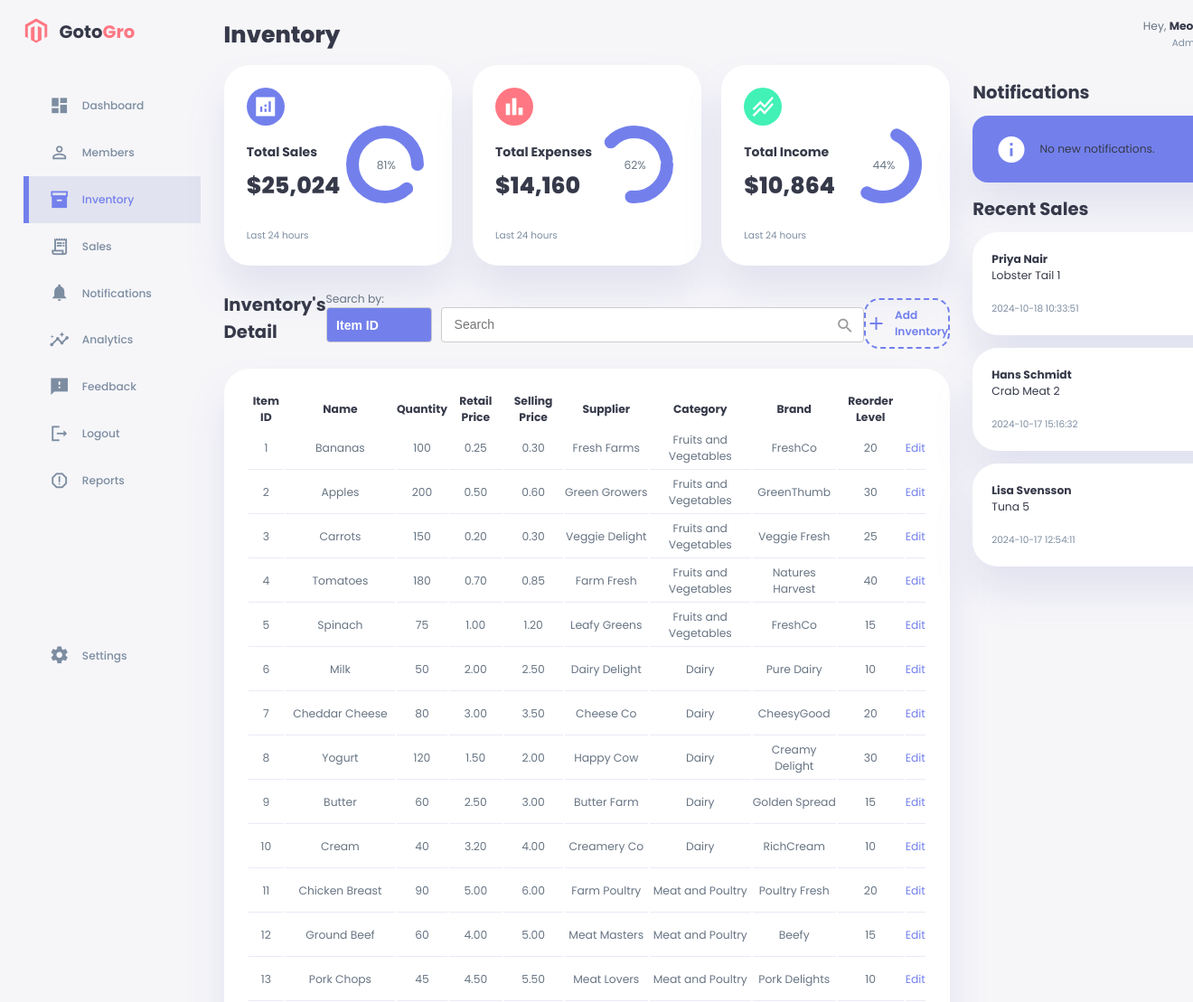
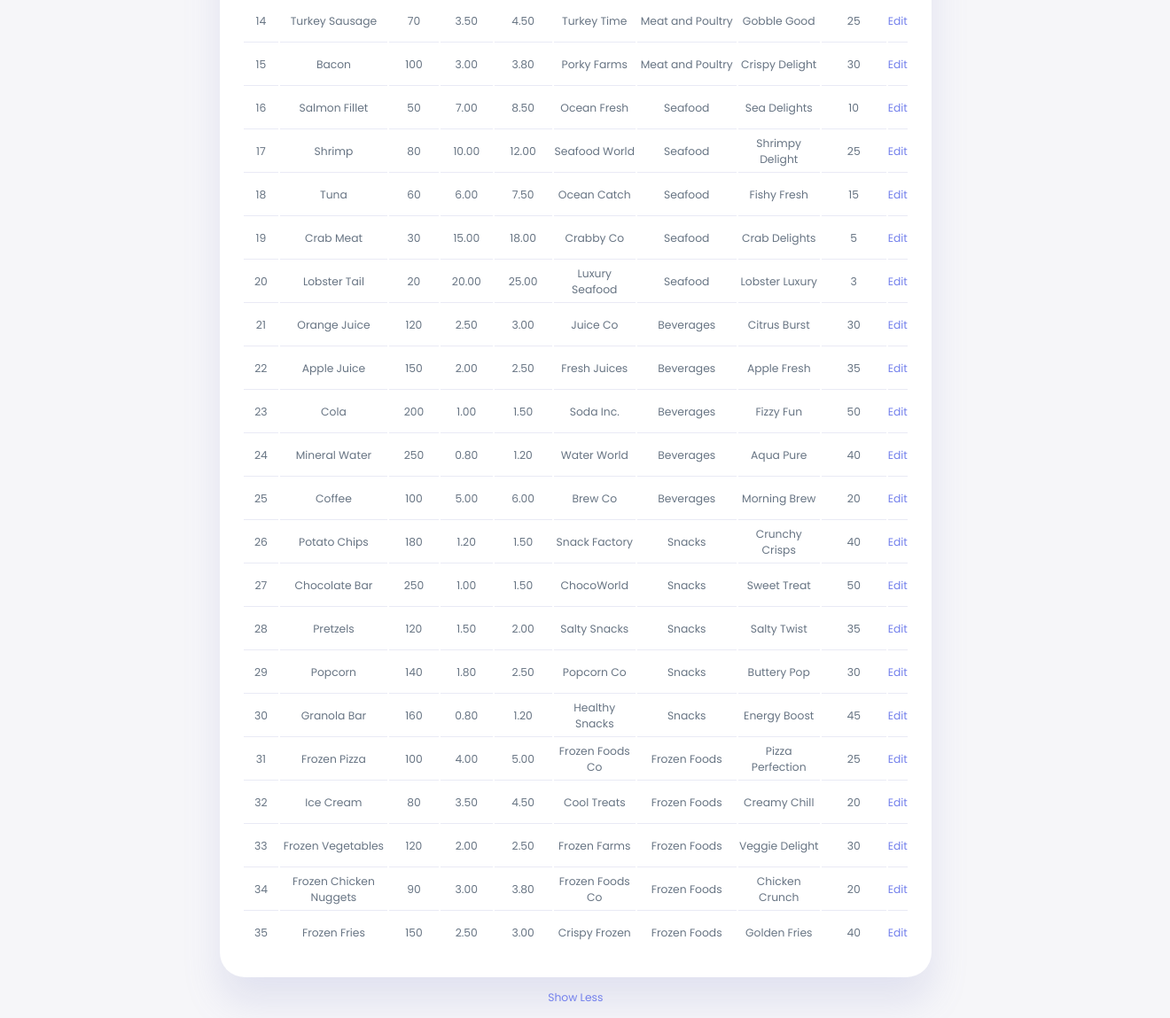
Page /inventory.php?show=all on the committed database (2 pictures, top to bottom).
### tables this page shows
CREATE TABLE IF NOT EXISTS inventory (
    Item_ID INT(5) NOT NULL AUTO_INCREMENT PRIMARY KEY,
    Name VARCHAR(100) NOT NULL,
    Quantity INT(5) NOT NULL,
    Retail_Price DECIMAL(10, 2) NOT NULL,
    Selling_Price DECIMAL(10, 2) NOT NULL,
    Supplier VARCHAR(100) NOT NULL,
    Category VARCHAR(50) NOT NULL,
    Brand VARCHAR(50) NOT NULL,
    Reorder_Level INT(5) NOT NULL
);

CREATE TABLE IF NOT EXISTS sales (
    Sales_ID INT(5) NOT NULL AUTO_INCREMENT PRIMARY KEY,
    Member_ID INT(5) NOT NULL, 
    Item_ID INT(5) NOT NULL,
    Quantity INT(5) NOT NULL,
    Price_per_Unit DECIMAL(10, 2) NOT NULL,
    Total_Price DECIMAL(10, 2) GENERATED ALWAYS AS (Quantity * Price_per_Unit) STORED,
    Sale_Date TIMESTAMP DEFAULT CURRENT_TIMESTAMP NOT NULL,
    Payment_Method VARCHAR(50) NOT NULL,
    Staff_ID INT(5) NOT NULL,
    FOREIGN KEY (Member_ID) REFERENCES members(Member_ID),
    FOREIGN KEY (Item_ID) REFERENCES inventory(Item_ID)
);

CREATE TABLE IF NOT EXISTS members (
	Member_ID INT(5) NOT NULL AUTO_INCREMENT PRIMARY KEY,
	Full_Name VARCHAR(50) NOT NULL,
	Email_Address VARCHAR(50) NOT NULL,
	Phone_Number VARCHAR(12) NOT NULL,
	DOB VARCHAR(10) NOT NULL,
	Gender VARCHAR(7) NOT NULL,
	Street_Address VARCHAR(50) NOT NULL,
	Country VARCHAR(50) NOT NULL,
	City VARCHAR(50) NOT NULL,
	Postal_Code INT(5) NOT NULL
);

### inventory.php (the view, shortened to what this page needs)
<?php
require_once('settings.php');
$conn = new mysqli($host, $user, $pwd, $sql_db);
$limit = 10;
if (isset($_GET['show']) && $_GET['show'] === 'all') {
    $sql = "SELECT * FROM inventory";
    $show_all = true;
} else {
    $sql = "SELECT * FROM inventory LIMIT $limit";
    $show_all = false;
}
$result = $conn->query($sql);
$sql_count = "SELECT COUNT(*) AS total FROM inventory";
$count_result = $conn->query($sql_count);
$row_count = $count_result->fetch_assoc();
$total_inventory = $row_count['total'];
$query2 = "SELECT noti, created_at, notification_type FROM notifications WHERE is_read = 0 ORDER BY created_at DESC LIMIT 3";
$result2 = mysqli_query($conn, $query2);
$salesQuery = "SELECT members.Member_ID, members.Full_Name, inventory.Item_ID, inventory.Name, sales.Quantity, sales.Sale_Date, sales.Sales_ID
               FROM sales
               JOIN members ON sales.Member_ID = members.Member_ID
               JOIN inventory ON sales.Item_ID = inventory.Item_ID
               ORDER BY Sale_Date DESC LIMIT 3";
$salesResult = $conn->query($salesQuery);
?>
<!DOCTYPE html>
<html lang="en">
<head>
    <link rel="stylesheet" href="./style.css" />
    <link rel="stylesheet" href="./inventory.css" />
    <link rel="stylesheet" href="./inventoryform.css" />
</head>
<body>
    <div class="container">
        <aside>
            <div class="top">
                <div class="logo">
                    <img src="./images/logo.png" alt="Logo" />
                    <h2>Goto<span class="danger">Gro</span></h2>
                </div>
            </div>
            <div class="sidebar">
                <a href="index.php">
                    <span class="material-icons-sharp"> dashboard </span>
                    <h3>Dashboard</h3>
                </a>
                <a href="members.php">
                    <span class="material-icons-sharp"> person_outline </span>
                    <h3>Members</h3>
                </a>
                <a href="inventory.php" class="active">
                    <span class="material-icons-sharp"> inventory_2 </span>
                    <h3>Inventory </h3>
                </a>
                <a href="sales.php">
                    <span class="material-icons-sharp"> receipt_long </span>
                    <h3>Sales</h3>
                </a>
                <a href="notification.php">
                    <span class="material-icons-sharp"> notifications </span>
                    <h3>Notifications</h3>
                </a>
                <a href="#">
                    <span class="material-icons-sharp"> insights </span>
                    <h3>Analytics</h3>
                </a>
                <a href="#">
                    <span class="material-icons-sharp"> feedback </span>
                    <h3>Feedback</h3>
                </a>
                <a href="#">
                    <span class="material-icons-sharp"> logout </span>
                    <h3>Logout</h3>
                </a>
                <a href="#">
                    <span class="material-icons-sharp"> report_gmailerrorred </span>
                    <h3>Reports</h3>
                </a>
                <a href="#">
                    <span class="material-icons-sharp"> settings </span>
                    <h3>Settings</h3>
                </a>
            </div>
        </aside>
        <main>
            <h1>Inventory</h1>
            <div class="insights">
                <div class="sales">
                    <span class="material-icons-sharp"> analytics </span>
                    <div class="middle">
                        <div class="left">
                            <h3>Total Sales</h3>
                            <h1>$25,024</h1>
                        </div>
                        <div class="progress">
                            <svg>
                                <circle cx="38" cy="38" r="36"></circle>
                            </svg>
                            <div class="number">
                                <p>81%</p>
                            </div>
                        </div>
                    </div>
                    <small class="text-muted"> Last 24 hours </small>
                </div>
                <div class="expenses">
                    <span class="material-icons-sharp"> bar_chart </span>
                    <div class="middle">
                        <div class="left">
                            <h3>Total Expenses</h3>
                            <h1>$14,160</h1>
                        </div>
                        <div class="progress">
                            <svg>
                                <circle cx="38" cy="38" r="36"></circle>
                            </svg>
                            <div class="number">
                                <p>62%</p>
                            </div>
                        </div>
                    </div>
                    <small class="text-muted"> Last 24 hours </small>
                </div>
                <div class="income">
                    <span class="material-icons-sharp"> stacked_line_chart </span>
                    <div class="middle">
                        <div class="left">
                            <h3>Total Income</h3>
                            <h1>$10,864</h1>
                        </div>
                        <div class="progress">
                            <svg>
                                <circle cx="38" cy="38" r="36"></circle>
                            </svg>
                            <div class="number">
                                <p>44%</p>
                            </div>
                        </div>
                    </div>
                    <small class="text-muted"> Last 24 hours </small>
                </div>
            </div>
            <div class="inventory-container">
                <div class="inventory-detail">
                    <div class="inventory-detail-header">
                        <h2>Inventory's Detail</h2>
                        <form method="get" action="">
                            <div class="search-row">
                                <div class="search-select-box">
                                    <p>Search by:</p>
                                    <select name="search-column" id="search-column">
                                        <option value="Item_ID">Item ID</option>
                                    </select>
                                </div>
                                <div class="search-container">
                                    <input type="text" name="search_bar" id="search_bar" maxlength="40" placeholder="Search" />
                                    <button type="submit"><span class="material-icons-sharp">search</span></button>
                                </div>
                            </div>
                        </form>
                        <div class="add-inventory">
                            <div>
                                <span class="material-icons-sharp">add</span>
                                <h3>Add Inventory</h3>
                            </div>
                        </div>
                    </div>
                    <table id="inventory-detail--table">
                        <thead>
                            <tr>
                                <th>Item ID</th>
                                <th>Name</th>
                                <th>Quantity</th>
                                <th>Retail Price</th>
                                <th>Selling Price</th>
                                <th>Supplier</th>
                                <th>Category</th>
                                <th>Brand</th>
                                <th>Reorder Level</th>
                                <th></th>
                            </tr>
                        </thead>
                        <tbody>
                            <?php
                            if (isset($_GET['search_bar'])) {
                                $search_term = $conn->real_escape_string($_GET['search_bar']);
                                $search_column = $_GET['search-column'];
                                $sql_search = "SELECT * FROM inventory WHERE $search_column LIKE '%$search_term%'";
                                $result_search = $conn->query($sql_search);
                                if ($result_search->num_rows > 0) {
                                    while ($row = $result_search->fetch_assoc()) {
                                        echo "<tr>";
                                        echo "<td>" . htmlspecialchars($row['Item_ID']) . "</td>";
                                        echo "<td>" . htmlspecialchars($row['Name']) . "</td>";
                                        echo "<td>" . htmlspecialchars($row['Quantity']) . "</td>";
                                        echo "<td>" . htmlspecialchars($row['Retail_Price']) . "</td>";
                                        echo "<td>" . htmlspecialchars($row['Selling_Price']) . "</td>";
                                        echo "<td>" . htmlspecialchars($row['Supplier']) . "</td>";
                                        echo "<td>" . htmlspecialchars($row['Category']) . "</td>";
                                        echo "<td>" . htmlspecialchars($row['Brand']) . "</td>";
                                        echo "<td>" . htmlspecialchars($row['Reorder_Level']) . "</td>";
                                        echo "<td><a class='edit-inventory' onclick=\"requestInventoryInfo(this)\" data-inventory-id='" . $row["Item_ID"] . "'>Edit</a></td>";
                                        echo "</tr>";
                                    }
                                } else {
                                    echo "No results found.";
                                }
                            } else {
                                if ($result->num_rows > 0) {
                                    while ($row = $result->fetch_assoc()) {
                                        echo "<tr>";
                                        echo "<td>" . $row["Item_ID"] . "</td>";
                                        echo "<td>" . $row["Name"] . "</td>";
                                        echo "<td>" . $row["Quantity"] . "</td>";
                                        echo "<td>" . $row["Retail_Price"] . "</td>";
                                        echo "<td>" . $row["Selling_Price"] . "</td>";
                                        echo "<td>" . $row["Supplier"] . "</td>";
                                        echo "<td>" . $row["Category"] . "</td>";
                                        echo "<td>" . $row["Brand"] . "</td>";
                                        echo "<td>" . $row["Reorder_Level"] . "</td>";
                                        echo "<td><a class='edit-inventory' onclick=\"requestInventoryInfo(this)\" data-inventory-id='" . $row["Item_ID"] . "'>Edit</a></td>";
                                        echo "</tr>";
                                    }
                                }
                            }
                            ?>
                        </tbody>
                    </table>
                    <?php if ($total_inventory > $limit): ?>
                        <?php if ($show_all): ?>
                            <a href="inventory.php" class="show-all">Show Less</a>
                        <?php else: ?>
                            <a href="inventory.php?show=all" class="show-all">Show All</a>
                        <?php endif; ?>
                    <?php endif; ?>
                </div>
            </div>
        </main>
        <div class="right">
            <div class="top">
                <div class="profile">
                    <div class="info">
                        <p>Hey, <b>Meow</b></p>
                        <small class="text-muted">Admin</small>
                    </div>
                </div>
            </div>
            <div class="notification-section">
                <h2>Notifications
                </h2>
                <a href="notification.php">
                    <?php
                    if ($result2 && mysqli_num_rows($result2) > 0) {
                        while ($row = mysqli_fetch_assoc($result2)) {
                            $noti = $row['noti'];
                            $date = $row['created_at'];
                            $type = $row['notification_type'];
                    ?>
                            <div class="item <?php echo $type; ?>">
                                <div class="icon">
                                    <span class="material-icons-sharp"><?php echo $type === 'alert' ? 'error' : ($type === 'warning' ? 'warning' : 'info'); ?></span>
                                </div>
                                <div class="message-content">
                                    <b><?php echo $noti; ?></b>
                                    <p><?php echo $date; ?></p>
                                </div>
                            </div>
                    <?php
                        }
                    } else {
                        echo '<div class="item info"><div class="icon"><span class="material-icons-sharp">info</span></div>No new notifications.</div>';
                    }
                    ?>
                </a>
            </div>
            <div class="recent-sales">
                <h2>Recent Sales</h2>
                <?php if ($salesResult && $salesResult->num_rows > 0): ?>
                    <?php while ($row = $salesResult->fetch_assoc()): ?>
                        <div class="updates">
                            <a href="sales.php?Sales_ID=<?php echo $row['Sales_ID']; ?>">
                                <div class="message">
                                    <b><?php echo htmlspecialchars($row['Full_Name']); ?></b><br>
                                    <span><?php echo htmlspecialchars($row['Name']) . ' ' . htmlspecialchars($row['Quantity']); ?></span><br>
                                    <br><small class="text-muted"><?php echo htmlspecialchars($row['Sale_Date']); ?></small>
                                </div>
                            </a>
                        </div>
                    <?php endwhile; ?>
                <?php else: ?>
                    <p>No recent sales available.</p>
                <?php endif; ?>
            </div>
        </div>
    </div>
</body>
</html>

### rows in the picture
inventory: Item_ID "1", Name "Bananas", Quantity "100", Retail_Price "0.25", Selling_Price "0.30", Supplier "Fresh Farms", Category "Fruits and Vegetables", Brand "FreshCo", Reorder_Level "20"
inventory: Item_ID "2", Name "Apples", Quantity "200", Retail_Price "0.50", Selling_Price "0.60", Supplier "Green Growers", Category "Fruits and Vegetables", Brand "GreenThumb", Reorder_Level "30"
inventory: Item_ID "3", Name "Carrots", Quantity "150", Retail_Price "0.20", Selling_Price "0.30", Supplier "Veggie Delight", Category "Fruits and Vegetables", Brand "Veggie Fresh", Reorder_Level "25"
inventory: Item_ID "4", Name "Tomatoes", Quantity "180", Retail_Price "0.70", Selling_Price "0.85", Supplier "Farm Fresh", Category "Fruits and Vegetables", Brand "Natures Harvest", Reorder_Level "40"
inventory: Item_ID "5", Name "Spinach", Quantity "75", Retail_Price "1.00", Selling_Price "1.20", Supplier "Leafy Greens", Category "Fruits and Vegetables", Brand "FreshCo", Reorder_Level "15"
inventory: Item_ID "6", Name "Milk", Quantity "50", Retail_Price "2.00", Selling_Price "2.50", Supplier "Dairy Delight", Category "Dairy", Brand "Pure Dairy", Reorder_Level "10"
inventory: Item_ID "7", Name "Cheddar Cheese", Quantity "80", Retail_Price "3.00", Selling_Price "3.50", Supplier "Cheese Co", Category "Dairy", Brand "CheesyGood", Reorder_Level "20"
inventory: Item_ID "8", Name "Yogurt", Quantity "120", Retail_Price "1.50", Selling_Price "2.00", Supplier "Happy Cow", Category "Dairy", Brand "Creamy Delight", Reorder_Level "30"
inventory: Item_ID "9", Name "Butter", Quantity "60", Retail_Price "2.50", Selling_Price "3.00", Supplier "Butter Farm", Category "Dairy", Brand "Golden Spread", Reorder_Level "15"
inventory: Item_ID "10", Name "Cream", Quantity "40", Retail_Price "3.20", Selling_Price "4.00", Supplier "Creamery Co", Category "Dairy", Brand "RichCream", Reorder_Level "10"
inventory: Item_ID "11", Name "Chicken Breast", Quantity "90", Retail_Price "5.00", Selling_Price "6.00", Supplier "Farm Poultry", Category "Meat and Poultry", Brand "Poultry Fresh", Reorder_Level "20"
inventory: Item_ID "12", Name "Ground Beef", Quantity "60", Retail_Price "4.00", Selling_Price "5.00", Supplier "Meat Masters", Category "Meat and Poultry", Brand "Beefy", Reorder_Level "15"
inventory: Item_ID "13", Name "Pork Chops", Quantity "45", Retail_Price "4.50", Selling_Price "5.50", Supplier "Meat Lovers", Category "Meat and Poultry", Brand "Pork Delights", Reorder_Level "10"
inventory: Item_ID "14", Name "Turkey Sausage", Quantity "70", Retail_Price "3.50", Selling_Price "4.50", Supplier "Turkey Time", Category "Meat and Poultry", Brand "Gobble Good", Reorder_Level "25"
inventory: Item_ID "15", Name "Bacon", Quantity "100", Retail_Price "3.00", Selling_Price "3.80", Supplier "Porky Farms", Category "Meat and Poultry", Brand "Crispy Delight", Reorder_Level "30"
inventory: Item_ID "16", Name "Salmon Fillet", Quantity "50", Retail_Price "7.00", Selling_Price "8.50", Supplier "Ocean Fresh", Category "Seafood", Brand "Sea Delights", Reorder_Level "10"
inventory: Item_ID "17", Name "Shrimp", Quantity "80", Retail_Price "10.00", Selling_Price "12.00", Supplier "Seafood World", Category "Seafood", Brand "Shrimpy Delight", Reorder_Level "25"
inventory: Item_ID "18", Name "Tuna", Quantity "60", Retail_Price "6.00", Selling_Price "7.50", Supplier "Ocean Catch", Category "Seafood", Brand "Fishy Fresh", Reorder_Level "15"
inventory: Item_ID "19", Name "Crab Meat", Quantity "30", Retail_Price "15.00", Selling_Price "18.00", Supplier "Crabby Co", Category "Seafood", Brand "Crab Delights", Reorder_Level "5"
inventory: Item_ID "20", Name "Lobster Tail", Quantity "20", Retail_Price "20.00", Selling_Price "25.00", Supplier "Luxury Seafood", Category "Seafood", Brand "Lobster Luxury", Reorder_Level "3"
inventory: Item_ID "21", Name "Orange Juice", Quantity "120", Retail_Price "2.50", Selling_Price "3.00", Supplier "Juice Co", Category "Beverages", Brand "Citrus Burst", Reorder_Level "30"
inventory: Item_ID "22", Name "Apple Juice", Quantity "150", Retail_Price "2.00", Selling_Price "2.50", Supplier "Fresh Juices", Category "Beverages", Brand "Apple Fresh", Reorder_Level "35"
inventory: Item_ID "23", Name "Cola", Quantity "200", Retail_Price "1.00", Selling_Price "1.50", Supplier "Soda Inc.", Category "Beverages", Brand "Fizzy Fun", Reorder_Level "50"
inventory: Item_ID "24", Name "Mineral Water", Quantity "250", Retail_Price "0.80", Selling_Price "1.20", Supplier "Water World", Category "Beverages", Brand "Aqua Pure", Reorder_Level "40"
inventory: Item_ID "25", Name "Coffee", Quantity "100", Retail_Price "5.00", Selling_Price "6.00", Supplier "Brew Co", Category "Beverages", Brand "Morning Brew", Reorder_Level "20"
inventory: Item_ID "26", Name "Potato Chips", Quantity "180", Retail_Price "1.20", Selling_Price "1.50", Supplier "Snack Factory", Category "Snacks", Brand "Crunchy Crisps", Reorder_Level "40"
inventory: Item_ID "27", Name "Chocolate Bar", Quantity "250", Retail_Price "1.00", Selling_Price "1.50", Supplier "ChocoWorld", Category "Snacks", Brand "Sweet Treat", Reorder_Level "50"
inventory: Item_ID "28", Name "Pretzels", Quantity "120", Retail_Price "1.50", Selling_Price "2.00", Supplier "Salty Snacks", Category "Snacks", Brand "Salty Twist", Reorder_Level "35"
inventory: Item_ID "29", Name "Popcorn", Quantity "140", Retail_Price "1.80", Selling_Price "2.50", Supplier "Popcorn Co", Category "Snacks", Brand "Buttery Pop", Reorder_Level "30"
inventory: Item_ID "30", Name "Granola Bar", Quantity "160", Retail_Price "0.80", Selling_Price "1.20", Supplier "Healthy Snacks", Category "Snacks", Brand "Energy Boost", Reorder_Level "45"
inventory: Item_ID "31", Name "Frozen Pizza", Quantity "100", Retail_Price "4.00", Selling_Price "5.00", Supplier "Frozen Foods Co", Category "Frozen Foods", Brand "Pizza Perfection", Reorder_Level "25"
inventory: Item_ID "32", Name "Ice Cream", Quantity "80", Retail_Price "3.50", Selling_Price "4.50", Supplier "Cool Treats", Category "Frozen Foods", Brand "Creamy Chill", Reorder_Level "20"
inventory: Item_ID "33", Name "Frozen Vegetables", Quantity "120", Retail_Price "2.00", Selling_Price "2.50", Supplier "Frozen Farms", Category "Frozen Foods", Brand "Veggie Delight", Reorder_Level "30"
inventory: Item_ID "34", Name "Frozen Chicken Nuggets", Quantity "90", Retail_Price "3.00", Selling_Price "3.80", Supplier "Frozen Foods Co", Category "Frozen Foods", Brand "Chicken Crunch", Reorder_Level "20"
inventory: Item_ID "35", Name "Frozen Fries", Quantity "150", Retail_Price "2.50", Selling_Price "3.00", Supplier "Crispy Frozen", Category "Frozen Foods", Brand "Golden Fries", Reorder_Level "40"
sales: Member_ID.Full_Name "Priya Nair", Item_ID.Name "Lobster Tail", Quantity "1", Sale_Date "2024-10-18 10:33:51"
sales: Member_ID.Full_Name "Hans Schmidt", Item_ID.Name "Crab Meat", Quantity "2", Sale_Date "2024-10-17 15:16:32"
sales: Member_ID.Full_Name "Lisa Svensson", Item_ID.Name "Tuna", Quantity "5", Sale_Date "2024-10-17 12:54:11"
